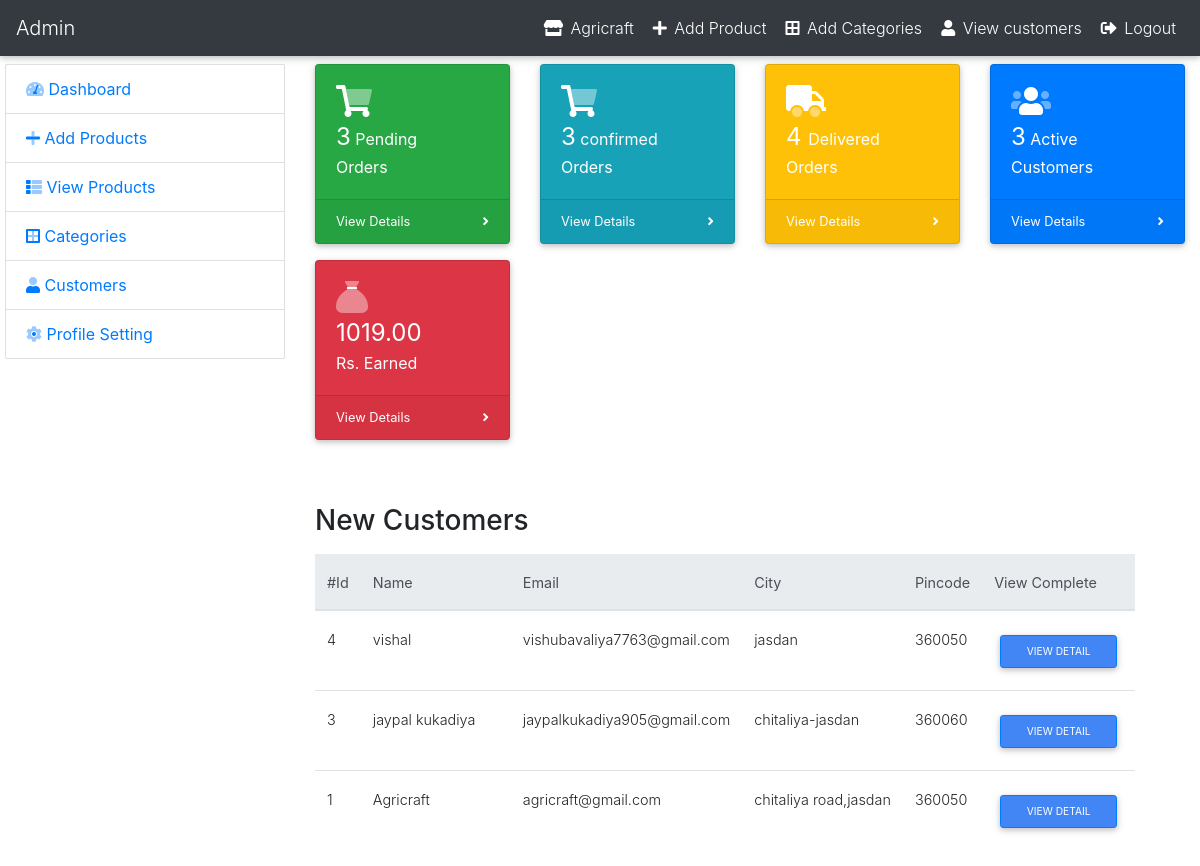
Screenshot of /Project/admin/index.php (signed in) with the database file from the repository.
### tables this page shows
CREATE TABLE `regis` (
  `cusid` int(5) NOT NULL,
  `name` varchar(20) NOT NULL,
  `mno` bigint(10) NOT NULL,
  `email` varchar(40) NOT NULL,
  `pass` varchar(15) NOT NULL,
  `addr` varchar(200) NOT NULL,
  `pcode` int(6) NOT NULL,
  `role` varchar(10) NOT NULL,
  `image` varchar(10000) DEFAULT NULL
);

### Project/admin/index.php (the view, shortened to what this page needs)
<?php
include('include/header.php');
?>
  <div class="container-fluid mt-2">
      <div class="row">
        <div class="col-md-3 col-lg-3">
            <?php require_once('include/sidebar.php'); ?>
        </div>
        <div class="col-md-9 col-lg-9">
                <div class="row">
          <div class="col-xl-3 col-sm-6 mb-3">
            <div class="card text-white bg-success o-hidden h-100">
              <div class="card-body">
                <div class="card-body-icon">
                  <i class="fad fa-shopping-cart fa-2x" ></i>
                </div>
                <?php
                   $query =  "SELECT * FROM checkout WHERE status='ordered'";
                   $run   = mysqli_query($con,$query);
                   $num_new_orders = mysqli_num_rows($run);
                 ?>
                <div class="mr-5">  <span style="font-size:24px;"><?php echo $num_new_orders;?></span> Pending Orders</div>
              </div>
              <a class="card-footer text-white clearfix small z-1" href="pending_order_pro.php">
                <span class="float-left">View Details</span>
                <span class="float-right">
                  <i class="fas fa-angle-right"></i>
                </span>
              </a>
            </div>
          </div>
          <div class="col-xl-3 col-sm-6 mb-3">
            <div class="card text-white bg-info o-hidden h-100">
              <div class="card-body">
                <div class="card-body-icon">
                  <i class="fad fa-shopping-cart fa-2x" ></i>
                </div>
                <?php
                   $query =  "SELECT * FROM checkout WHERE status='confirmed'";
                   $run   = mysqli_query($con,$query);
                   $num_new_orders = mysqli_num_rows($run);
                 ?>
                <div class="mr-5">  <span style="font-size:24px;"><?php echo $num_new_orders;?></span> confirmed Orders</div>
              </div>
              <a class="card-footer text-white clearfix small z-1" href="confirmed_order.php">
                <span class="float-left">View Details</span>
                <span class="float-right">
                  <i class="fas fa-angle-right"></i>
                </span>
              </a>
            </div>
          </div>
          <div class="col-xl-3 col-sm-6 mb-3">
            <div class="card text-white bg-warning o-hidden h-100">
              <div class="card-body">
                <div class="card-body-icon">
                  <i class="fad fa-truck fa-2x"></i>
                </div>
                <div class="mr-5">
                <?php
                   $query = "SELECT * FROM checkout WHERE status='delivered'";
                   $run   = mysqli_query($con,$query);
                   $num_delivered_orders = mysqli_num_rows($run);
                 ?>
                  <span style="font-size:24px;"><?php echo $num_delivered_orders;?> </span> Delivered Orders</div>
              </div>
              <a class="card-footer text-white clearfix small z-1" href="delivered_pro.php">
                <span class="float-left">View Details</span>
                <span class="float-right">
                  <i class="fas fa-angle-right"></i>
                </span>
              </a>
            </div>
          </div>
          <div class="col-xl-3 col-sm-6 mb-3">
            <div class="card text-white bg-primary o-hidden h-100">
              <div class="card-body">
                <div class="card-body-icon">
                  <i class="fad fa-fw fa-users fa-2x"></i>
                </div>
                <div class="mr-5">
                <?php
                   $query = "SELECT * FROM regis";
                   $run   = mysqli_query($con,$query);
                   $num_customer = mysqli_num_rows($run);
                 ?>
                   <span style="font-size:24px;"><?php echo $num_customer;?></span> Active Customers
                  </div>
              </div>
              <a class="card-footer text-white clearfix small z-1" href="customers.php">
                <span class="float-left">View Details</span>
                <span class="float-right">
                  <i class="fas fa-angle-right"></i>
                </span>
              </a>
            </div>
          </div>
          <div class="col-xl-3 col-sm-6 mb-3">
            <div class="card text-white bg-danger o-hidden h-100">
              <div class="card-body">
                <div class="card-body-icon">
                  <i class="fad fa-sack fa-2x"></i>
                </div>
                <div class="mr-5">
                <?php
                   $query = "SELECT SUm(totalprice) as 'earn' FROM checkout where status='delivered'";
                   $run   = mysqli_query($con,$query);
                   $row=mysqli_fetch_array($run);
                   $earning = $row['earn'];
                 ?>
                  <span style="font-size:24px;"><?php echo $earning; ?></span> Rs. Earned
                </div>
              </div>
              <a class="card-footer text-white clearfix small z-1" href="#">
                <span class="float-left">View Details</span>
                <span class="float-right">
                  <i class="fas fa-angle-right"></i>
                </span>
              </a>
            </div>
          </div>
        </div>
                  <h3 class="mt-5">New Customers</h3>
                  <table class="table table-responsive table-hover mt-3">
                      <thead class="thead-light">
                          <tr>
                              <th>#Id</th>
                              <th>Name</th>
                              <th>Email</th>
                              <th>City</th>
                              <th>Pincode</th>
                              <th>View Complete</th>
                          </tr>
                      </thead>
                        <tbody>
                          <?php
                            $query = "SELECT * FROM regis ORDER BY cusid DESC LIMIT 5 ";
                            $run   = mysqli_query($con,$query);
                            if(mysqli_num_rows($run) > 0){
                              while($row = mysqli_fetch_array($run)){
                                $cust_id         = $row['cusid'];
                                $cust_name       = $row['name'];
                                $cust_email      = $row['email'];
                                $cust_city       = $row['addr'];
                                $cust_postalcode = $row['pcode'];
                            ?>
                             <tr>
                                 <td >
                                     <?php echo $cust_id;?>
                                 </td>
                                 <td width="150px">
                                    <?php echo $cust_name;?>
                                 </td>
                                 <td>
                                    <?php echo $cust_email;?>
                                 </td>
                                 <td>
                                 <?php echo $cust_city ?>
                                 </td>
                                 <td><?php echo $cust_postalcode;?></td>
                                 <td><a href="customers.php"><button class="btn btn-primary btn-sm">View Detail</button></td>
                             </tr>
                           <?php
                               }
                            }else {
                              echo "<tr><td colspan='12'><h2 class='text-center text-secondary'>No Registered Customer Yet</h2></td></tr>";
                            }
                    ?>
                      </tbody>
                  </table>
        </div>
        </div>
  </div>

### Project/admin/css/style.css (style rules this page uses)
* { margin: 0px; padding: 0px; }

### rows the page displays
regis: cusid "4", name "vishal", email "vishubavaliya7763@gmail.com", addr "jasdan", pcode "360050"
regis: cusid "3", name "jaypal kukadiya", email "jaypalkukadiya905@gmail.com", addr "chitaliya-jasdan", pcode "360060"
regis: cusid "1", name "Agricraft", email "agricraft@gmail.com", addr "chitaliya road,jasdan", pcode "360050"

### other values shown
$num_new_orders "3"
$num_delivered_orders "4"
$num_customer "3"
$earning "1019.00"
